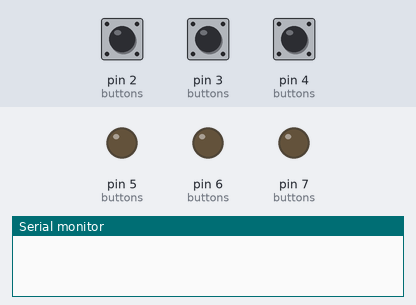
Simulated run of this sketch. Board: Arduino Uno, built with avr-gcc and run on an emulated ATmega328P. Shown: output pins drawn as LEDs (lit = HIGH), the last lines printed to the serial monitor. The inputs (shaded band) are chosen by the test bench; at power-on: pin 2 (buttons) HIGH, pin 3 (buttons) HIGH, pin 4 (buttons) HIGH. Storage starts empty; the audio player accepts every command and is not drawn.

Above: at 3.2 s.
3.3 s: pin 2 (buttons) pulled LOW for 0.15 s
At 3.4 s:
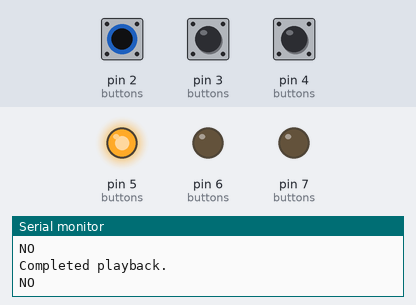
4.9 s: pin 3 (buttons) pulled LOW for 0.15 s
At 5.01 s:
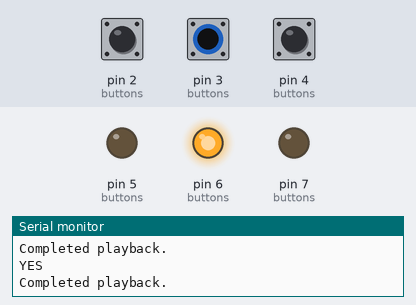
6.5 s: pin 4 (buttons) pulled LOW for 0.15 s
At 6.61 s:
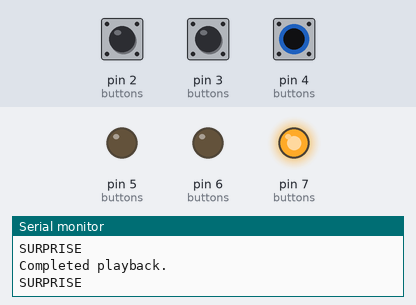
8.1 s: pin 4 (buttons) pulled LOW for 3.2 s
At 11.8 s:
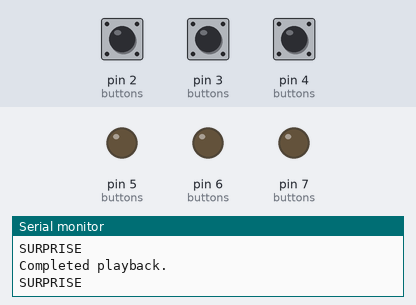
12.8 s: pin 2 (buttons) pulled LOW for 3.2 s
At 13.2 s:
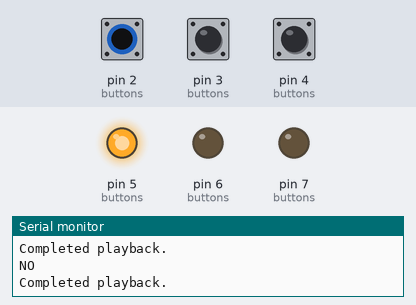
17.5 s: pin 2 (buttons) driven LOW and pin 4 (buttons) driven LOW
At 18.3 s:
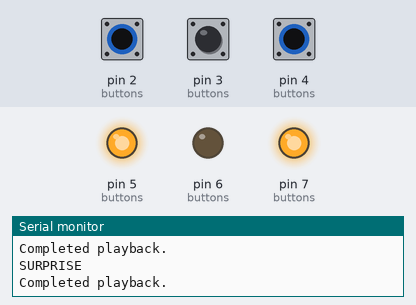
Timing chart, 0 to 20.0 s (numbered marks = the images above; inputs shaded):
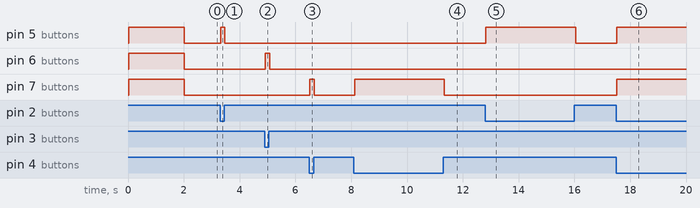

Measured:
- after the input at 3.3 s, pin 5 (buttons): LOW → HIGH at once, → LOW 0.15 s later
- after the input at 4.9 s, pin 6 (buttons): LOW → HIGH at once, → LOW 0.16 s later
- after the input at 6.5 s, pin 7 (buttons): LOW → HIGH at once, → LOW 0.15 s later
- after the input at 8.1 s, pin 7 (buttons): LOW → HIGH at once, → LOW 3.2 s later
- after the input at 12.8 s, pin 5 (buttons): LOW → HIGH at once, → LOW 3.2 s later
- after the input at 17.5 s, pin 5 (buttons), pin 7 (buttons): LOW → HIGH at once

The sketch:

materialMadLibs_1_1.ino
```cpp
/********************************
Creation Computation: 2016

Assignment one: This is a series of 3 fabric patches that play music if they are pressed. People apply them to themselves, and they
alert ppl if being touched there is a YES, NO, or SURPRISE.
This version uses the tone library, next will use an SD Card. Mostly just getting the logic down.

3 buttons.
3 songs.
1 button tied to 1 song.

https://maxoffsky.com/maxoffsky-blog/how-to-play-wav-audio-files-with-arduino-uno-and-microsd-card/   <-- SD WAV tutorial
http://forum.arduino.cc/index.php?topic=198073.0 <-- loop logic

// USE PWM FOR SPEAKER!!
**********************************/

#include <SD.h>
#define SD_ChipSelectPin SS       // SS pin on micro
#include <TMRpcm.h>
#include <SPI.h>

TMRpcm tmrpcm;   // create an object for use in this sketch

unsigned long lastDebounceTime = 0;     // the last time the output pin was toggled
unsigned long debounceDelay = 20;      // the debounce time; increase if the output flickers
//boolean isPlaying = false;            // tracks if a song is playing or not

boolean wasPlaying = false;
boolean finished = false;
boolean startIt = false;

int pushCounter;


// BUTTON STRUCT //////////////////////////

// http://playground.arduino.cc/Code/ResourceFriendlyStructs
//  http://en.cppreference.com/w/cpp/keyword/struct


struct Button {
  const int btnPin;         // the button Pin
  const int btnLed;         // the button LED
  int songNumber;           // the song number
  int buttonState;          // always 0
  int lastButtonState;      // always 0
};

// array of structs that are buttons, sets the inital value sent to the struct.
// {pin,LED,songNmber}

struct Button buttons[] = {{2,5,1},{3,6,2},{4,7,3}};

// passing the struct to a function.
void buttonBehaviour(struct Button * button){

  // pointing back to the struct
  // http://playground.arduino.cc/Code/Pointer

  int buttonReading = digitalRead(button->btnPin);

  if (buttonReading != button->lastButtonState) {
    lastDebounceTime = millis();
  }

  if ((millis() - lastDebounceTime) > debounceDelay) {
    button->buttonState = buttonReading;
    if (button->buttonState == HIGH){
      digitalWrite(button->btnLed, LOW);
    } else {
      digitalWrite(button->btnLed, HIGH);
      playSongs(button->songNumber);
      //isPlaying = true;
      startIt = true;

    }
  }
  button->lastButtonState = buttonReading;
}


void setup(){

  Serial.begin(9600);

  // LED PINS ////////////////////////////

  pinMode(buttons[0].btnLed, OUTPUT); // 5
  pinMode(buttons[1].btnLed, OUTPUT); // 6
  pinMode(buttons[2].btnLed, OUTPUT); // 7

  // INPUT PINS //////////////////////////

  pinMode(buttons[0].btnPin, INPUT_PULLUP); // 2
  pinMode(buttons[1].btnPin, INPUT_PULLUP); // 3
  pinMode(buttons[2].btnPin, INPUT_PULLUP); // 4

  tmrpcm.speakerPin = 9;  // Must be PWM pin

  if (!SD.begin(SD_ChipSelectPin)) {  // see if the card is present and can be initialized:
    Serial.println("SD fail");
    return;   // don't do anything more if not
  }

  // FLIP ALL THE LEDS ON/OFF TO SHOW THAT SETUP IS DONE.

  digitalWrite(buttons[0].btnLed, HIGH);
  digitalWrite(buttons[1].btnLed, HIGH);
  digitalWrite(buttons[2].btnLed, HIGH);
  delay(2000);
  digitalWrite(buttons[0].btnLed, LOW);
  digitalWrite(buttons[1].btnLed, LOW);
  digitalWrite(buttons[2].btnLed, LOW);

  tmrpcm.setVolume(1);

}

void loop(){

  buttonBehaviour(&buttons[0]); // 2
  buttonBehaviour(&buttons[1]); // 3
  buttonBehaviour(&buttons[2]); // 4


  Serial.flush();   // flush your serial
}

void playSongs(int s){
  int songID = s;

  // as long as a song is playing. wasPlaying == true.
  // this will loop, because its in the loop (sorta, its in the struct, which is referenced in the loop)
  if(pushCounter > 5){
    tmrpcm.setVolume(1);
  }

  if(wasPlaying == true) {
    Serial.println("Completed playback.");
    wasPlaying = false;
    finished = true;
    startIt = false;
  }

  if(songID == 1){
    Serial.println("NO");
    tmrpcm.play("1.wav");
  } else if(songID == 2){
    Serial.println("YES");
    tmrpcm.play("2.wav");
  }else if(songID == 3){
    Serial.println("SURPRISE");
    tmrpcm.play("3.wav");
  }

  // shut off the audio when its done.

  if(tmrpcm.isPlaying()){
    pushCounter++; // maybe use this as a reset?
    tmrpcm.volume(1); // volume increases after each play it goes up to seven in the library
    Serial.println(pushCounter);
    while(tmrpcm.isPlaying());
    tmrpcm.stopPlayback();
  }

  // send a pattern trip to the LED.

  wasPlaying = true;
}
```
